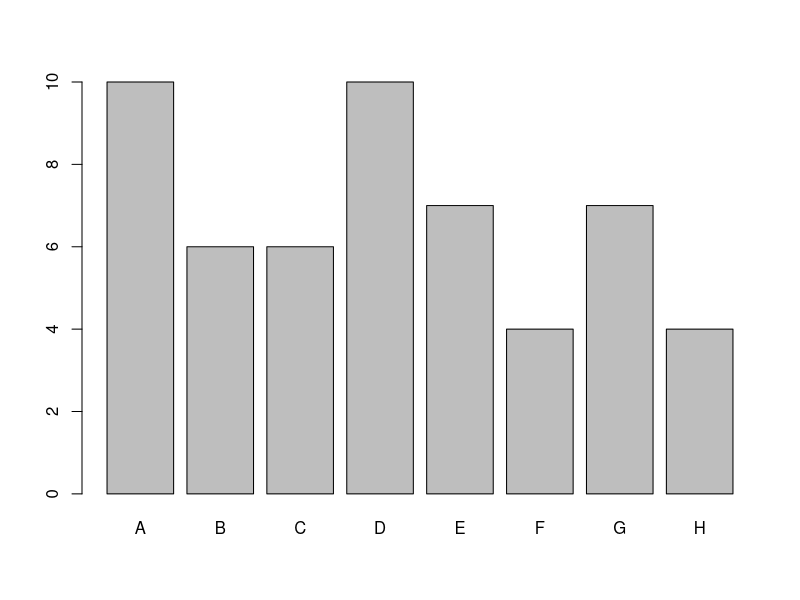
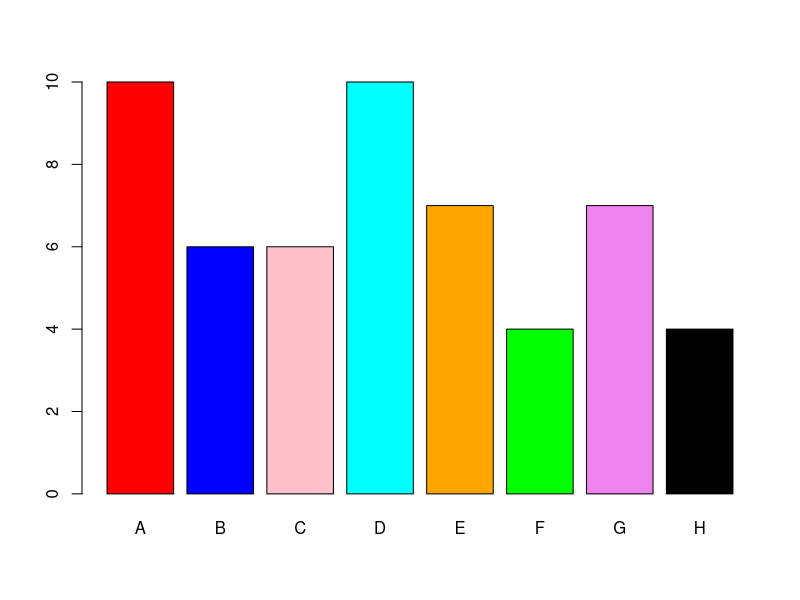
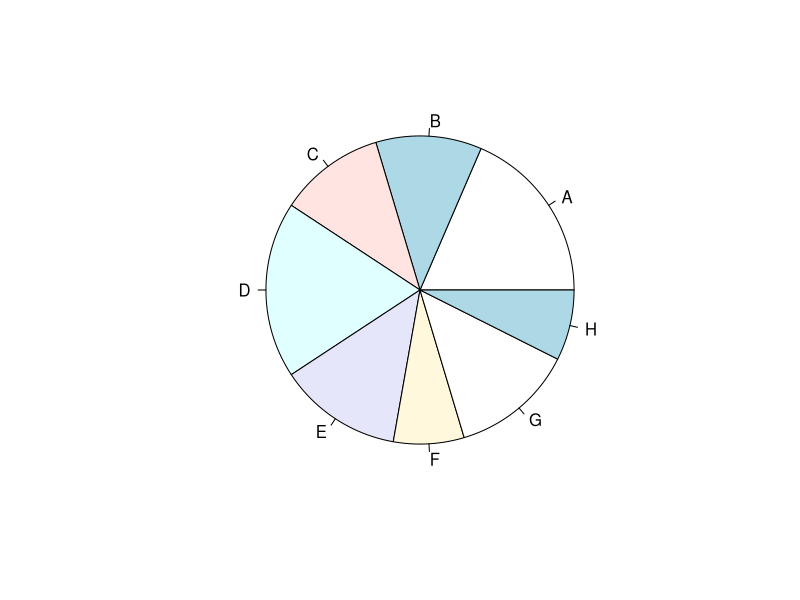
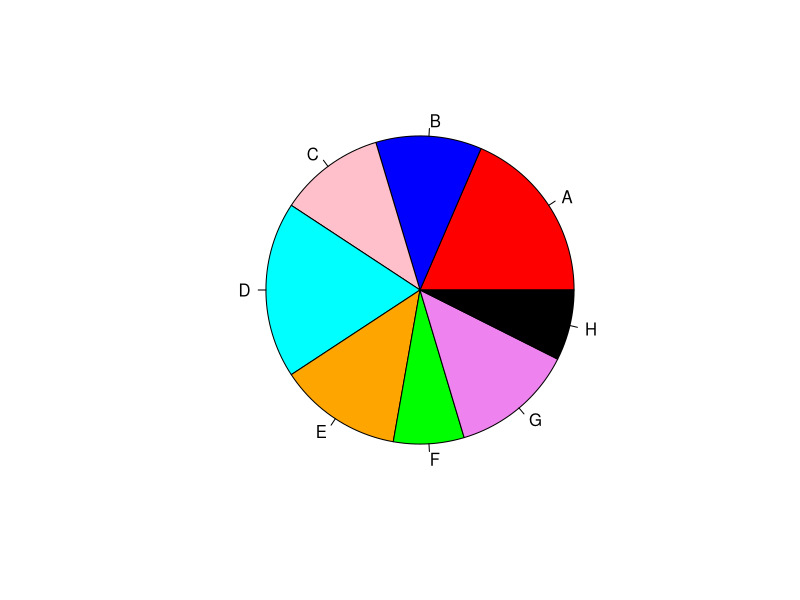
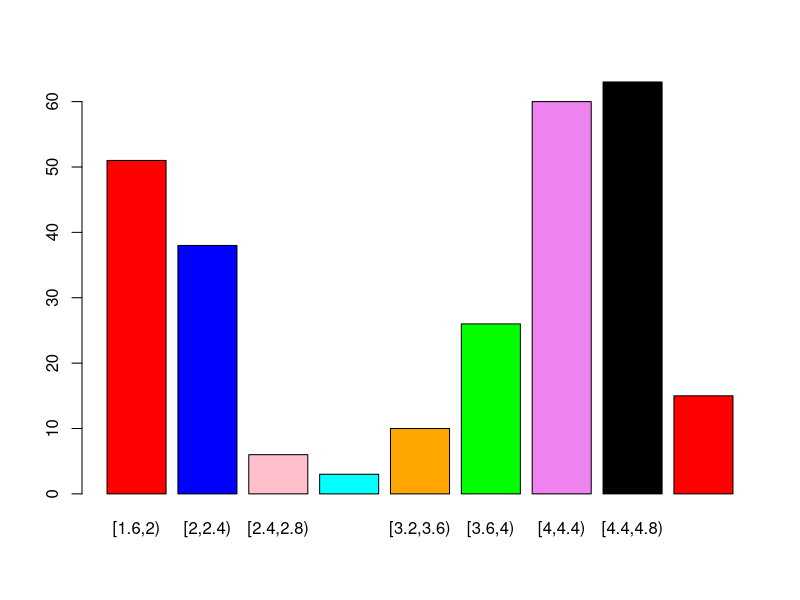
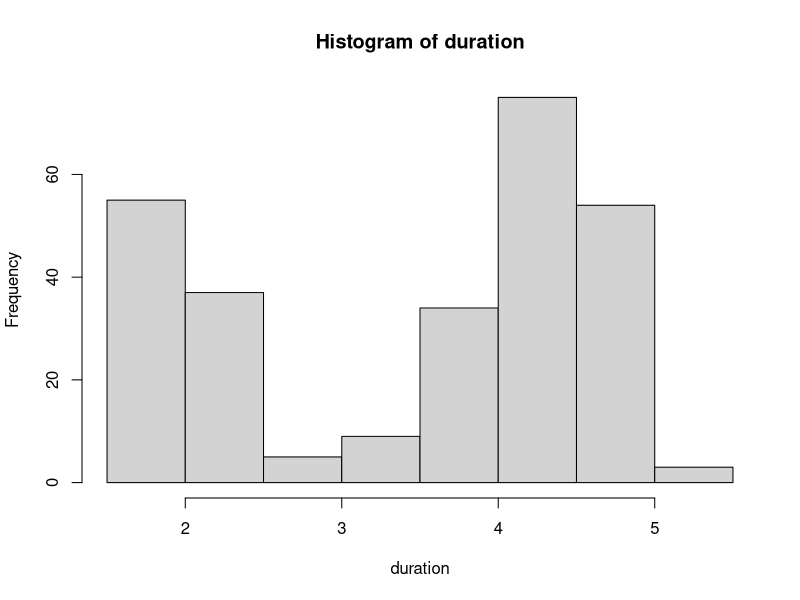
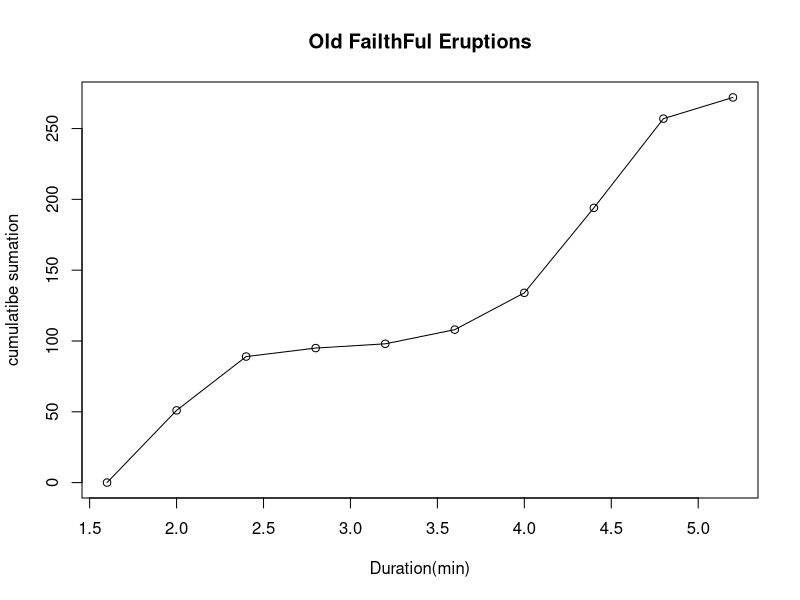
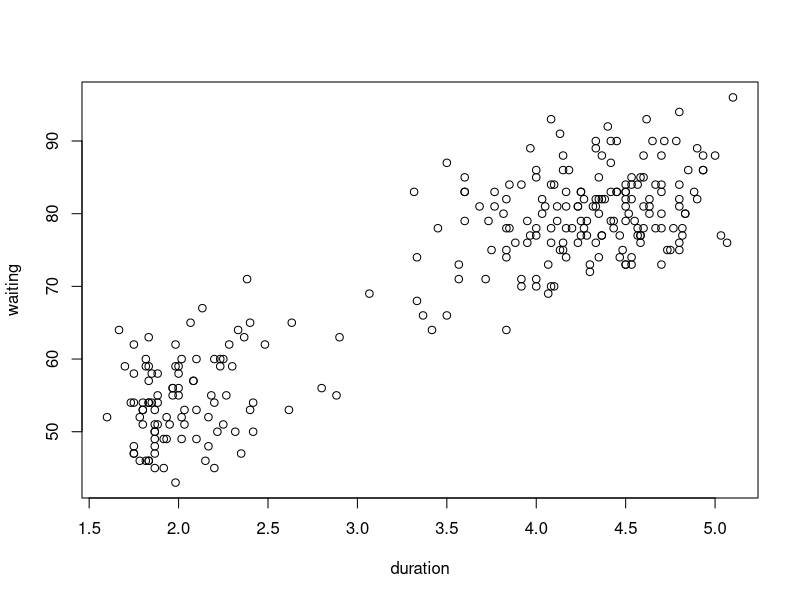

These figures' R source, in order:
#Statistics With R
#Qualitative data---->>>>
library(MASS)
painters
head(painters)

painters$School

school = painters$School
#frequency count(*)
school.freq=table(school)
school.freq
cbind(school.freq)


#relative frequency
rel.freq<-school.freq/nrow(painters)
rel.freq
old = options(digits = 2)
rel.freq
options(old)

#plot
barplot(school.freq)
colors=c("red","blue","pink","cyan","orange","green","violet","black")
barplot(school.freq,col = colors)

#pie plot
pie(school.freq)
pie(school.freq,col = colors)

#summary
school
c_school= school == "C"   #logical index vector
c_school
c_painter = painters[c_school,]
mean(c_painter$Composition)

#tapply
tapply(painters$Composition, painters$School, mean)
tapply(painters$Composition, painters$School, sd)
tapply(painters$Composition, painters$School, range)
tapply(painters$Composition, painters$School, IQR) #outlier detection 


#Quantitative data
str(faithful)
is.na(faithful)
duration=faithful$eruptions
range(duration)

breaks= seq(1.6,5.2, by=0.4)
breaks
duration.bucket <- cut(duration, breaks, right=FALSE)

duration.bucket<-table(duration.bucket)

barplot(duration.bucket,col=colors)
hist(duration)


#relative frequency
duration
breaks
duration.bucket
duration.bucket/nrow(faithful)
#cumulative frequency
duration
breaks
cum.value <- cumsum(duration.bucket)
cbind(cum.value)

cumsumfre0=c(0,cumsum(duration.bucket))
plot(breaks,cumsumfre0,main = "Old FailthFul Eruptions",xlab ="Duration(min)",
     ylab="cumulatibe sumation")
lines(breaks,cumsumfre0)

#stem and leaf plot
stem(duration)

#scatter plot 
duration = faithful$eruptions
waiting= faithful$waiting
plot(duration,waiting)

























